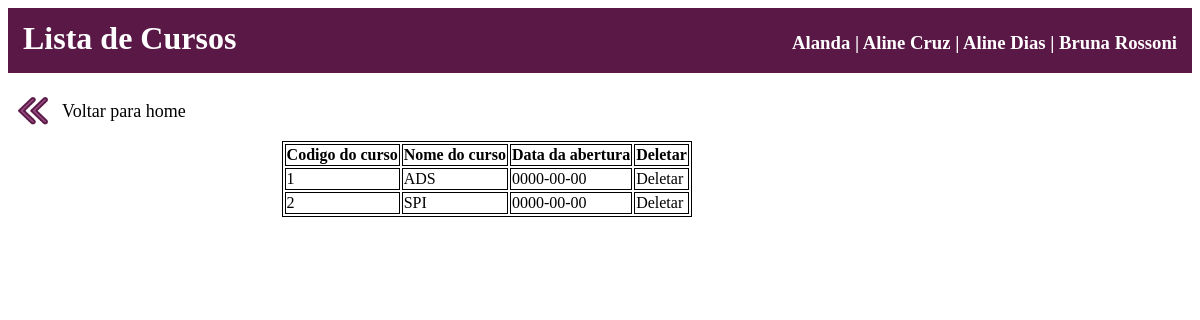
Page /lista_curso.php on the earlier database version.
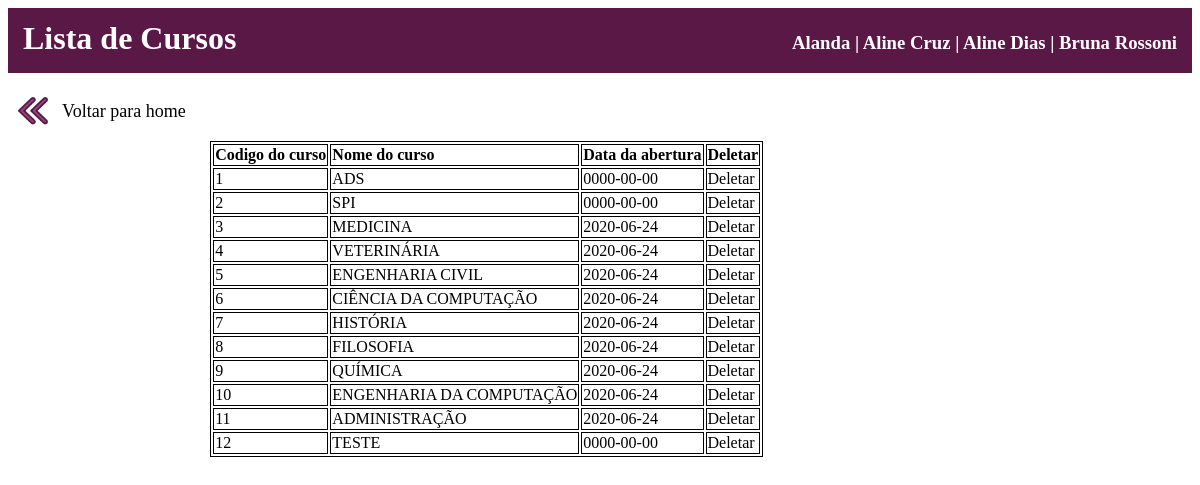
Same page on the later database version.
### tables this page shows
CREATE TABLE `cursos` (
  `codigo` int(10) NOT NULL,
  `nome_curso` varchar(40) NOT NULL,
  `data_abertura` date NOT NULL DEFAULT current_timestamp()
);

### lista_curso.php (the view, shortened to what this page needs)
<html>
  <head>
  </head>
  <body>
    <div id="header">
      <h1>Lista de Cursos</h1>
      <h3>Alanda | Aline Cruz | Aline Dias | Bruna Rossoni</h3>
    </div>
    <section id="backNav">
      <a href="../index.php">
        <div id="backButton">
          <img src="../images/back.png" id="backIcon">
        </div>
        <div id="backText">
          Voltar para home
        </div>
      </a>
    </section>
  <?php
    $ok = conecta_bd() or die ("Não é possível conectar-se ao servidor.");
    $resultado=mysqli_query($ok, "Select * from cursos") or die ("Não é possível consultar a lista de cursos");
    print("<center><h2>LISTA DE CURSOS</h2>");
    print("<table border='1' bordercolor='black'>");
    print("<tr>");
    print("<td><b>Codigo do curso</td>");
    print("<td><b>Nome do curso</td>");
    print("<td><b>Data da abertura</td>");
    print("<td><b>Deletar</td>");
    print("</tr>");
    while ($linha=mysqli_fetch_array($resultado)){
        $codigo        = $linha["codigo"];
        $nome_curso    = $linha["nome_curso"];
        $data_abertura = $linha["data_abertura"];
        print("<tr>");
        print("<td>$codigo</td>");
        print("<td>$nome_curso</td>");
        print("<td>$data_abertura</td>");
        echo("<td><a href='./curso_a_deletar.php?codigo=$codigo'>Deletar</a></td>");
        print("</tr>"); };
        print("</table></center>");
  ?>
  </body>
</html>

### css/stylesheet.css (style rules this page uses)
#header { width: 100%; height: 65px; background-color: rgb(90, 24, 70); }
h1 { color: white; float: left; padding-left: 15px; margin-top: 12px; }
h2 { color: white; float: right; padding-right: 15px; margin-top: 18px; }
h3 { color: white; float: right; padding-right: 15px; margin-top: 24px; }
#backNav { width: 100%; height: 50px; padding: 8px 0px 0px 0px; margin-top: 10px; font-size: 18px; }
#backButton { float: left; width: 50px; height: 40px; }
#backIcon { width: 30px; margin-left: 10px; margin-top: 4px; }
#backText { float: left; margin-left: 4px; margin-top: 10px; }
a:link, a:visited { color: black; text-decoration: none; }

Differences in the rows shown:
added cursos: codigo "3", nome_curso "MEDICINA", data_abertura "2020-06-24"
added cursos: codigo "4", nome_curso "VETERINÁRIA", data_abertura "2020-06-24"
added cursos: codigo "5", nome_curso "ENGENHARIA CIVIL", data_abertura "2020-06-24"
added cursos: codigo "6", nome_curso "CIÊNCIA DA COMPUTAÇÃO", data_abertura "2020-06-24"
added cursos: codigo "7", nome_curso "HISTÓRIA", data_abertura "2020-06-24"
added cursos: codigo "8", nome_curso "FILOSOFIA", data_abertura "2020-06-24"
added cursos: codigo "9", nome_curso "QUÍMICA", data_abertura "2020-06-24"
added cursos: codigo "10", nome_curso "ENGENHARIA DA COMPUTAÇÃO", data_abertura "2020-06-24"
added cursos: codigo "11", nome_curso "ADMINISTRAÇÃO", data_abertura "2020-06-24"
added cursos: codigo "12", nome_curso "TESTE", data_abertura "0000-00-00"
